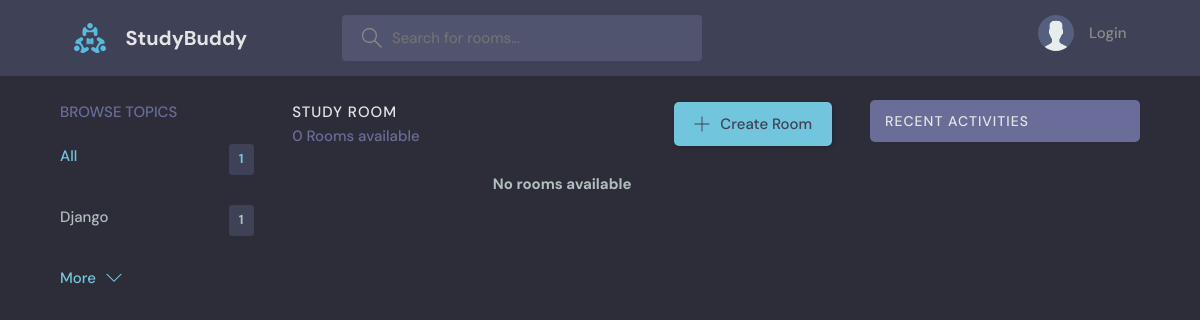
Page /?q=PostgreSQL on the earlier database version.
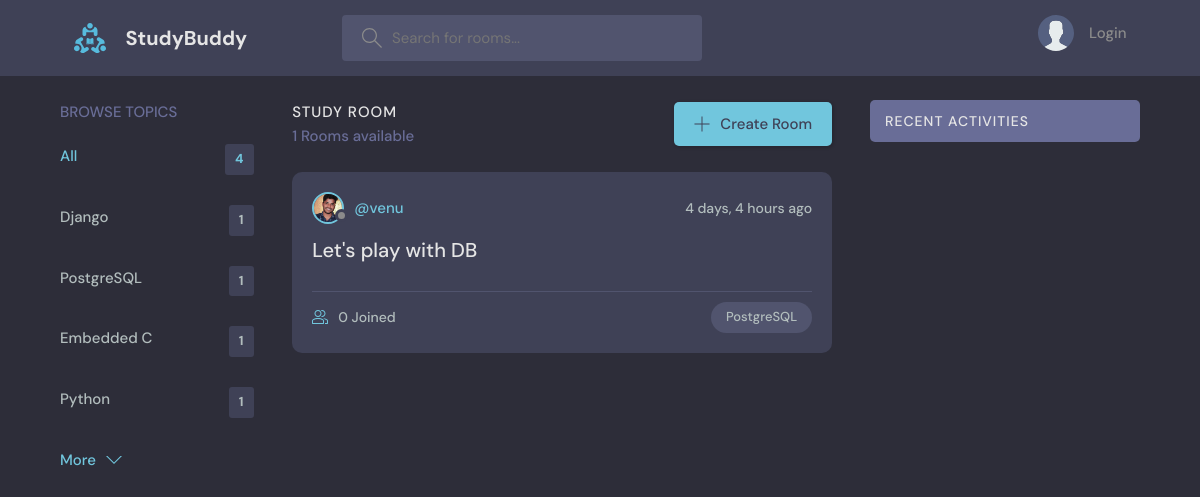
Same page on the later database version.
### base/models.py (models this page shows, shortened)
class Topic(models.Model):
    name =models.CharField(max_length=200)

class Room(models.Model):
    host = models.ForeignKey(User, on_delete=models.SET_NULL, null=True)
    topic = models.ForeignKey(Topic, on_delete=models.SET_NULL, null=True)
    name = models.CharField(max_length=200)
    description = models.TextField(null=True, blank=True)
    participants = models.ManyToManyField(User, related_name='participants', blank=True)
    updated = models.DateTimeField(auto_now=True)
    created = models.DateTimeField(auto_now_add=True)
    class Meta:
        ordering = ['-updated', '-created']

class User(AbstractUser):
    name = models.CharField(max_length=200, null=True)
    email = models.EmailField(unique=True, null=True)
    bio = models.TextField(null=True)
    avatar = models.ImageField(null=True, default="avatar.svg")
    USERNAME_FIELD = 'email'
    REQUIRED_FIELDS = []

### base/views.py (the view)
# urls.py: path('', views.home, name='home'),
def home(request):
    q = request.GET.get('q') if request.GET.get('q') != None else ''
    rooms = Room.objects.filter(
        Q(topic__name__icontains = q) |
        Q(name__icontains=q) |
        Q(description__icontains=q)
        )
    rooms_count = rooms.count()
    topics = Topic.objects.all()
    room_messages = Message.objects.filter(Q(room__topic__name__icontains=q))
    context = {'rooms': rooms, 'topics': topics, 'rooms_count': rooms_count, 'room_messages': room_messages}
    return render(request, 'base/home.html', context)

### base/templates/base/home.html (shortened to what this page needs)
{% extends 'main.html' %}
{% block content %}
<main class="layout layout--3">
  <div class="container">
    {% include 'base/components/topics_component.html' %}
    <div class="roomList">
      <div class="roomList__header">
        <div>
          <h2>Study Room</h2>
          <p>{{rooms_count}} Rooms available</p>
        </div>
        <a class="btn btn--main" href="{% url 'create-room' %}">
          <svg version="1.1" xmlns="http://www.w3.org/2000/svg" width="32" height="32" viewBox="0 0 32 32">
            <title>add</title>
            <path
              d="M16.943 0.943h-1.885v14.115h-14.115v1.885h14.115v14.115h1.885v-14.115h14.115v-1.885h-14.115v-14.115z">
            </path>
          </svg>
          Create Room
        </a>
      </div>
      {% include 'base/components/feed_component.html' %}
    </div>
     {% include 'base/components/activity_component.html' %}
  </div>
</main>
{% endblock %}

### base/templates/base/components/topics_component.html
<div class="topics">
    <div class="topics__header">
        <h2>Browse Topics</h2>
    </div>
    <ul class="topics__list">
        <li>
            <a href="{% url 'home' %}" class="active">All <span>{{topics.count}}</span></a>
        </li>
        {% for topic in topics|slice:":5" %}
        <li>
            <a href="{% url 'home' %}?q={{topic.name}}">{{topic.name}} <span>{{topic.room_set.all.count}}</span></a>
        </li>
        {% endfor %}
    </ul>
    <a class="btn btn--link" href="{% url 'topics' %}">
        More
        <svg version="1.1" xmlns="http://www.w3.org/2000/svg" width="32" height="32" viewBox="0 0 32 32">
            <title>chevron-down</title>
            <path d="M16 21l-13-13h-3l16 16 16-16h-3l-13 13z"></path>
        </svg>
    </a>
</div>

### base/templates/base/components/feed_component.html (shortened to what this page needs)
{% if rooms %}
{% for room in rooms %}
<div class="roomListRoom">
    <div class="roomListRoom__header">
        <a href="{% url 'user-profile' room.host.id %}" class="roomListRoom__author">
            <div class="avatar avatar--small">
                <img src="{{room.host.avatar.url}}" />
            </div>
            <span>@{{room.host.username}}</span>
        </a>
        <div class="roomListRoom__actions">
            <span>{{room.created | timesince}} ago</span>
        </div>
    </div>
    <div class="roomListRoom__content">
        <a href="{% url 'room' room.id %}">{{room.name}}</a>
    </div>
    <div class="roomListRoom__meta">
        <a href="{% url 'room' room.id %}" class="roomListRoom__joined">
            {{room.participants.all.count}} Joined
        </a>
        <p class="roomListRoom__topic">{{room.topic.name}}</p>
    </div>
</div>
{% endfor %}
{% else %}
<h3 style="text-align: center;">No rooms available</h3>
{% endif %}

Differences in the rows shown:
added Topic: name "PostgreSQL", room_set.all.count "1"
added Topic: name "Embedded C", room_set.all.count "1"
added Topic: name "Python", room_set.all.count "1"
added Room: host.avatar (picture), host.username "venu", created "4 days, 4 hours", name "Let's play with DB", participants.all.count "0", topic.name "PostgreSQL"
Other differences:
{{ topics.count }}: "1" → "4"
{{ rooms_count }}: "0" → "1"
text no longer shown: "No rooms available"
